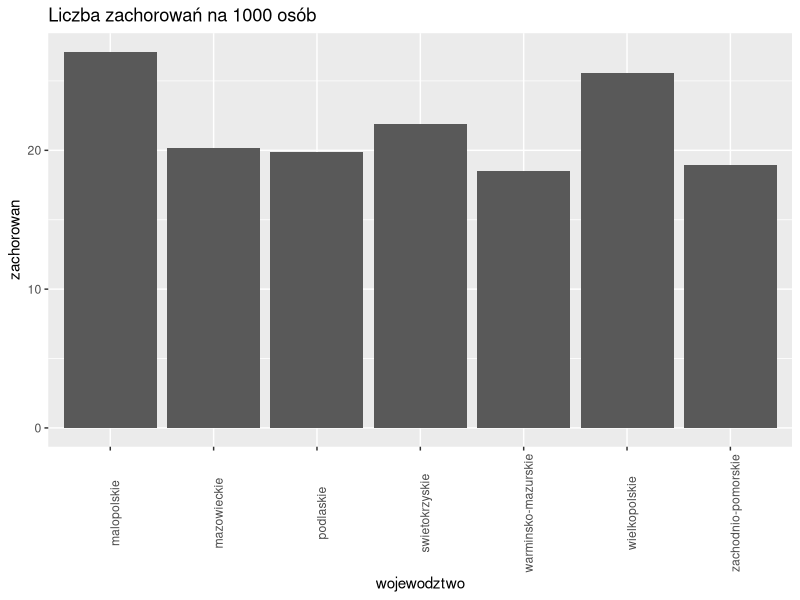
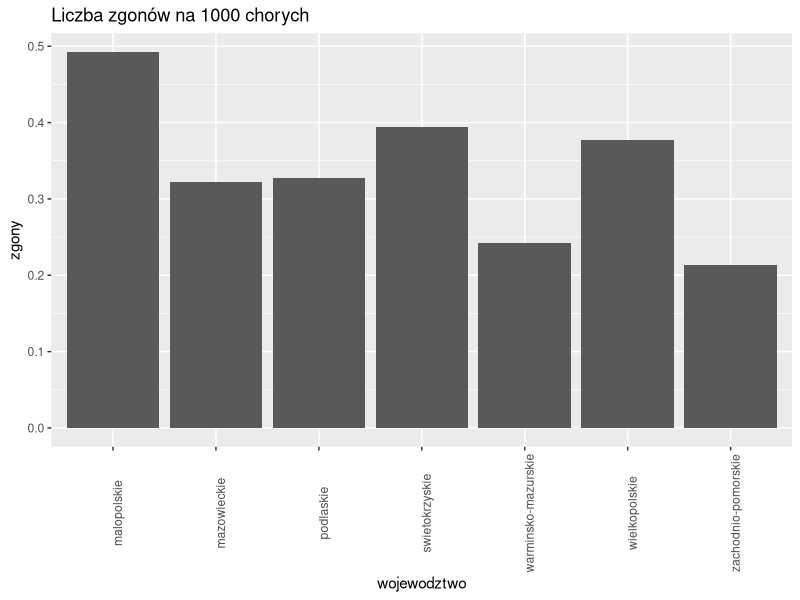
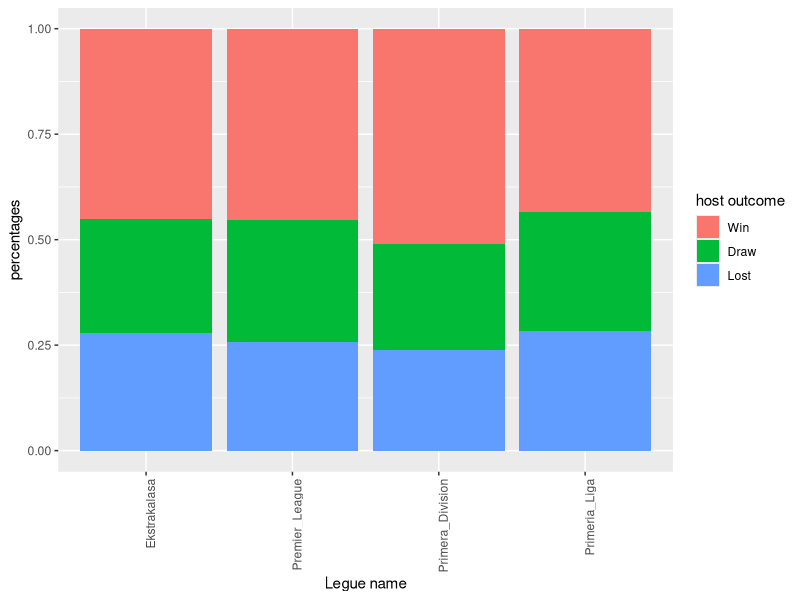

Generate these figures, in order, with R:
## ---- chunk 1
library(ggplot2, scales)
library(reshape)
options(warn=-1)
## ---- chunk 2
z1Data = read.csv("data/z1Data.csv");
## ---- chunk 3

df = z1Data[,c(1,3)];
df[,2] = 1000 * df[,2]/z1Data[,2];
ggplot(data=df, aes(x=wojewodztwo,y=zachorowan)) +
  geom_bar(stat = "identity") +
  ggtitle("Liczba zachorowań na 1000 osób") +
  theme(axis.text.x = element_text(angle = 90))
## ---- chunk 4
h0 = "ilość zakażonych nie jest proporcjonalna do populacji województwa";
h1 = "ilość zakażonych jest proporcjonalna do populacji województwa";
## ---- chunk 5
alpha = 0.05;
df = z1Data[c(2,3)];
df[1] = df[1] - df[2]
chisq = chisq.test(df);
p = chisq$p.value;
if(p > alpha){
  output = paste("Wartość p jest większa od alfy, więc hipoteza zerowa, że ", h0, ", została odrzucona. Przyjmujemy jako prawdziwą hipoteze alternatywną: ", h1, ".");
}else {
  output = paste("Wartość p jest mniejsza od alfy, więc hipoteza zerowa, że ", h0, ", została potwierdzona.");
}
## ---- chunk 6
pairs = apply(z1Data, 2, combn, m=2);
pValues = list();

for(i in 1:nrow(pairs)){
  if(i%%2 == 1){
    df = data.frame(pairs[c(i,(i+1)), c(2:3)]);
    df[, c(1:2)] <- sapply(df[, c(1:2)], as.numeric)
    df[1] = df[1] - df[2];
    p = chisq.test(df)$p.value;
    pValues = append(pValues, p);
  }
}
output1 = ""
output2 = ""
pValues = p.adjust(pValues, method = "bonferroni")
for(i in 1:length(pValues)){
  if(pValues[i] < alpha){
    output1 = paste(output1, pairs[2*i-1,1], " i ", pairs[2*i,1], "z wartością p równą ", pValues[i], ",  \n")
  }else{
    output2 = paste(output2, pairs[2*i-1,1], " i ", pairs[2*i,1], "z wartością p równą ", pValues[i], ",  \n")
  }
}
## ---- chunk 7
df = z1Data[,c(1,4)];
df[,2] = 1000 * df[,2]/z1Data[,2];
ggplot(data=df, aes(x=wojewodztwo,y= zgony)) +
  geom_bar(stat = "identity") +
  ggtitle("Liczba zgonów na 1000 chorych") +
  theme(axis.text.x = element_text(angle = 90))
## ---- chunk 8
h0 = "ilość przypadków śmiertelnych nie jest proporcjonalna do ilości osób zakażonych w województwie";
h1 = "ilość przypadków śmiertelnych jest proporcjonalna do ilości osób zakażonych w województwie";
## ---- chunk 9
alpha = 0.05;
df = z1Data[c(3,4)];
df[1] = df[1] - df[2];
chisq = chisq.test(df);
p = chisq$p.value;
if(p > alpha){
  output = paste("Wartość p jest większa od alfy, więc hipoteza zerowa, że ", h0, ", została odrzucona. Przyjmujemy jako prawdziwą hipoteze alternatywną: ", h1, ".");
}else {
  output = paste("Wartość p jest mniejsza od alfy, więc hipoteza zerowa, że ", h0, ", została potwierdzona.");
}
## ---- chunk 10
pairs = apply(z1Data, 2, combn, m=2);
pValues = list();

for(i in 1:nrow(pairs)){
  if(i%%2 == 1){
    df = data.frame(pairs[c(i,(i+1)), c(3:4)]);
    df[, c(1:2)] <- sapply(df[, c(1:2)], as.numeric)
    df[1] = df[1] - df[2];
    p = chisq.test(df)$p.value;
    pValues = append(pValues, p);
  }
}
output1 = ""
output2 = ""
pValues = p.adjust(pValues, method = "bonferroni")
for(i in 1:length(pValues)){
  if(pValues[i] < alpha){
    output1 = paste(output1, pairs[2*i-1,1], " i ", pairs[2*i,1], "z wartością p równą ", pValues[i], ",  \n")
  }else{
    output2 = paste(output2, pairs[2*i-1,1], " i ", pairs[2*i,1], "z wartością p równą ", pValues[i], ",  \n")
  }
}
## ---- chunk 11
fc_data <- data.frame(Name = c("Primeria_Liga", "Ekstrakalasa", "Primera_Division", "Premier_League"),
                 Win= c(104, 108,194,109),
                 Draw=c(68, 65, 95,69),
                 Lost=c(68,67,91,62));

fc_data
## ---- chunk 12
library(ggplot2)

df = cbind(fc_data[1], fc_data[,2:4]/rowSums(fc_data[2:4]));

df <- data.frame(teams=rep(df[0],14), 
       melt(df, id.vars=c("Name")))

ggplot(data=df, aes(x=Name,y=value,fill=as.factor(variable))) + 
  geom_bar(position="fill",stat="identity") +
  theme(axis.text.x = element_text(angle=90, hjust=1)) +
  xlab("Legue name") +
  ylab("percentages") +
  scale_fill_discrete(name = "host outcome")
## ---- chunk 13
chi_freedom_degrees <- (dim(fc_data[,2:4])[1] - 1)*(dim(fc_data[,2:4])[2] - 1)
chi_freedom_degrees
## ---- chunk 14
alpha <- 0.05
c <- qchisq(p=alpha, df=chi_freedom_degrees, lower.tail=FALSE)
## ---- chunk 15
col_sum <- matrix(colSums(fc_data[,2:4]))
row_sum <- matrix(rowSums(fc_data[,2:4]))

stat <- row_sum %*% t(col_sum)/sum(row_sum)

chisq <- sum((stat - fc_data[,2:4]) * (stat - fc_data[,2:4])/stat)
## ---- chunk 16
p_val <- pchisq(chisq, df=chi_freedom_degrees, lower.tail=FALSE)
## ---- chunk 17
chisq_test <- chisq.test(fc_data[2:4])
chisq_test
